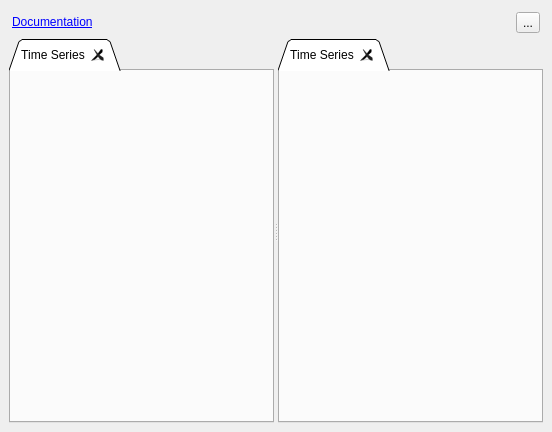
<?xml version="1.0" encoding="UTF-8"?>
<ui version="4.0">
 <class>PlotWindow</class>
 <widget class="QgsDockWidget" name="PlotWindow">
  <property name="geometry">
   <rect>
    <x>0</x>
    <y>0</y>
    <width>552</width>
    <height>432</height>
   </rect>
  </property>
  <property name="allowedAreas">
   <set>Qt::NoDockWidgetArea</set>
  </property>
  <property name="windowTitle">
   <string>TUFLOW Viewer</string>
  </property>
  <widget class="QWidget" name="dockWidgetContents">
   <layout class="QVBoxLayout" name="verticalLayout">
    <item>
     <layout class="QHBoxLayout" name="horizontalLayout">
      <property name="leftMargin">
       <number>3</number>
      </property>
      <property name="topMargin">
       <number>3</number>
      </property>
      <property name="rightMargin">
       <number>3</number>
      </property>
      <item>
       <widget class="QLabel" name="help_text_label">
        <property name="text">
         <string>&lt;html&gt;&lt;head/&gt;&lt;body&gt;&lt;p&gt;&lt;a href=&quot;https://docs.tuflow.com/&quot;&gt;&lt;span style=&quot; text-decoration: underline; color:#0000ff;&quot;&gt;Documentation&lt;/span&gt;&lt;/a&gt;&lt;/p&gt;&lt;/body&gt;&lt;/html&gt;</string>
        </property>
        <property name="textFormat">
         <enum>Qt::RichText</enum>
        </property>
        <property name="openExternalLinks">
         <bool>true</bool>
        </property>
       </widget>
      </item>
      <item>
       <spacer name="horizontalSpacer">
        <property name="orientation">
         <enum>Qt::Horizontal</enum>
        </property>
        <property name="sizeHint" stdset="0">
         <size>
          <width>40</width>
          <height>20</height>
         </size>
        </property>
       </spacer>
      </item>
      <item>
       <widget class="QToolButton" name="btn_is_dockable">
        <property name="toolTip">
         <string>Allow window to be docked</string>
        </property>
        <property name="text">
         <string>...</string>
        </property>
       </widget>
      </item>
     </layout>
    </item>
    <item>
     <widget class="QSplitter" name="splitter">
      <property name="orientation">
       <enum>Qt::Horizontal</enum>
      </property>
      <widget class="CustomTabWidget" name="tabWidget_view1">
       <property name="tabShape">
        <enum>QTabWidget::Triangular</enum>
       </property>
       <property name="currentIndex">
        <number>0</number>
       </property>
       <property name="tabsClosable">
        <bool>true</bool>
       </property>
       <property name="movable">
        <bool>true</bool>
       </property>
       <widget class="QWidget" name="tab_0">
        <attribute name="title">
         <string>Time Series</string>
        </attribute>
        <layout class="QVBoxLayout" name="verticalLayout_2">
         <item>
          <widget class="TimeSeriesPlotWidget" name="widget" native="true"/>
         </item>
        </layout>
       </widget>
      </widget>
      <widget class="CustomTabWidget" name="tabWidget_view2">
       <property name="tabShape">
        <enum>QTabWidget::Triangular</enum>
       </property>
       <property name="currentIndex">
        <number>0</number>
       </property>
       <property name="tabsClosable">
        <bool>true</bool>
       </property>
       <property name="movable">
        <bool>true</bool>
       </property>
       <widget class="QWidget" name="tab">
        <attribute name="title">
         <string>Time Series</string>
        </attribute>
       </widget>
      </widget>
     </widget>
    </item>
   </layout>
  </widget>
 </widget>
 <customwidgets>
  <customwidget>
   <class>QgsDockWidget</class>
   <extends>QDockWidget</extends>
   <header>qgsdockwidget.h</header>
   <container>1</container>
  </customwidget>
  <customwidget>
   <class>CustomTabWidget</class>
   <extends>QTabWidget</extends>
   <header>tab_widget</header>
   <container>1</container>
  </customwidget>
  <customwidget>
   <class>TimeSeriesPlotWidget</class>
   <extends>QWidget</extends>
   <header>time_series_plot_widget</header>
   <container>1</container>
  </customwidget>
 </customwidgets>
 <resources/>
 <connections/>
</ui>
